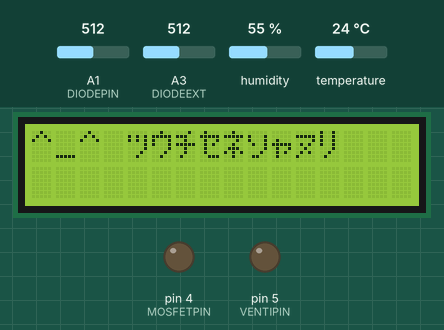
Simulated run of this sketch. Board: Arduino Uno, built with avr-gcc and run on an emulated ATmega328P. On the bench: 16×2 character LCD, output pins drawn as LEDs (lit = HIGH). The inputs (shaded band) are chosen by the test bench; at power-on: A1 (DIODEPIN) = 512, A3 (DIODEEXT) = 512, humidity 55 %, temperature 24 °C. What the sketch prints to the serial monitor is not drawn.

Above: at 0.4 s.

The sketch:

pmf-arduino.ino
```cpp
 /**
 * Bibliothèques
 */
#include "DHT.h"
#include <ArduinoJson.h>
#include <Wire.h>
#include "Adafruit_LiquidCrystal.h"

/**
 * DIODEPIN = capteur température module Peltier
 * DHT = DHT intérieur température + hulidité
 * MOSFET = module Peltier
 * VENTIPIN = ventilateur interne high/low
 * DIODEEXT = diode température extérieure
 */

#define DHTPIN 2  //PIN DHT
#define DHTTYPE DHT22
#define DIODEPIN A1 //PIN DIODE
#define MOSFETPIN 4 //PIN MOSFET Module Peltier
#define VENTIPIN 5
#define DIODEEXT A3

//DHT setup
DHT dht(DHTPIN, DHTTYPE);

//étalonnage diode
const int t0 = 20.3;
const float vf0 = 641.5;
//vars calcul diode
int i;
float dtemp, dtemp_avg, tDiode, tDiodeExt;

//valeurs de consigne par défaut
float consigne = 20;
int ventilateur = 1;

//LCD
Adafruit_LiquidCrystal lcd(13, 12, 11, 10, 9, 8);

/**
 * Setup
 */
void setup() {
  Serial.begin(9600);
  pinMode(DIODEPIN, INPUT_PULLUP);
  pinMode(DIODEEXT, INPUT_PULLUP);
  pinMode(MOSFETPIN, OUTPUT);
  pinMode(VENTIPIN, OUTPUT);
  dht.begin();

  //lcd start
  lcd.begin(16, 2);
  lcd.setCursor(0, 0);
  for(int i=0; i<10; i++) {
    lcd.clear();
    delay(250);
    lcd.print("^_^ \xC2\xB3\xC1\xBE\xC8\xBF\xAC\xC7\xD8");  //KAWAIIIII
    delay(250);
  }
}

/**
 * Loop
 */
void loop() {
  //JSON
  String readJSON;
  StaticJsonBuffer<200> jsonBuffer;
  JsonObject& serialWrite = jsonBuffer.createObject();
  //Lecture JSON
  if(Serial.available() > 0) {
    readJSON = Serial.readStringUntil('\n');
    JsonObject& serialRead = jsonBuffer.parseObject(readJSON);
    consigne = serialRead["tempConsigne"];
    ventilateur = serialRead["ventiloConsigne"];
  }

  //Température diodes intérieur (module) //// extérieur (sur le circuit) ; steinhart-hart
  dtemp_avg = 0;
  for (i = 0; i < 1024; i++) {
    float vf = analogRead(DIODEPIN) * (4976.30 / 1023.000);
    dtemp = (vf - vf0) * 0.4545454;
    dtemp_avg = dtemp_avg + dtemp;
  }
  tDiode = t0 - dtemp_avg / 1024;

  dtemp_avg = 0;
  for (i = 0; i < 1024; i++) {
    float vf = analogRead(DIODEEXT) * (4976.30 / 1023.000);
    dtemp = (vf - vf0) * 0.4545454;
    dtemp_avg = dtemp_avg + dtemp;
  }
  tDiodeExt = t0 - dtemp_avg / 1024;

  //Lecture humidité et température DHT22
  float hDHT = dht.readHumidity();
  float tDHT = dht.readTemperature();

  //Si erreur affiche JSON erreur et return
  if (isnan(hDHT) || isnan(tDHT) || tDiode<-50 || tDiodeExt<-50) {
    serialWrite["error"] = 1;
    serialWrite.printTo(Serial); Serial.println("");
    return;
  }

  //Affiche JSON Serial
  serialWrite["error"] = 0;
  serialWrite["dht22Temp"] = tDHT;
  serialWrite["dht22Hygro"] = hDHT;
  serialWrite["diodeTemp"] = tDiode;
  serialWrite["diodeExt"] = tDiodeExt;
  serialWrite.printTo(Serial); Serial.println("");

  //Température de consigne
  if(tDHT >= consigne) digitalWrite(MOSFETPIN, HIGH);
  else                 digitalWrite(MOSFETPIN, LOW);

  //Ventilateur (consigne)
  if(ventilateur) digitalWrite(VENTIPIN, HIGH);
  else            digitalWrite(VENTIPIN, LOW);

  //Affiche température diode intérieure sur LCD
  lcd.setCursor(4, 0);
  lcd.print("Temp surface");
  lcd.setCursor(3, 1);
  lcd.print(tDiode);
  lcd.setCursor(9, 1);
  lcd.print("deg C");

  //sleep
  delay(1000);
}
```
